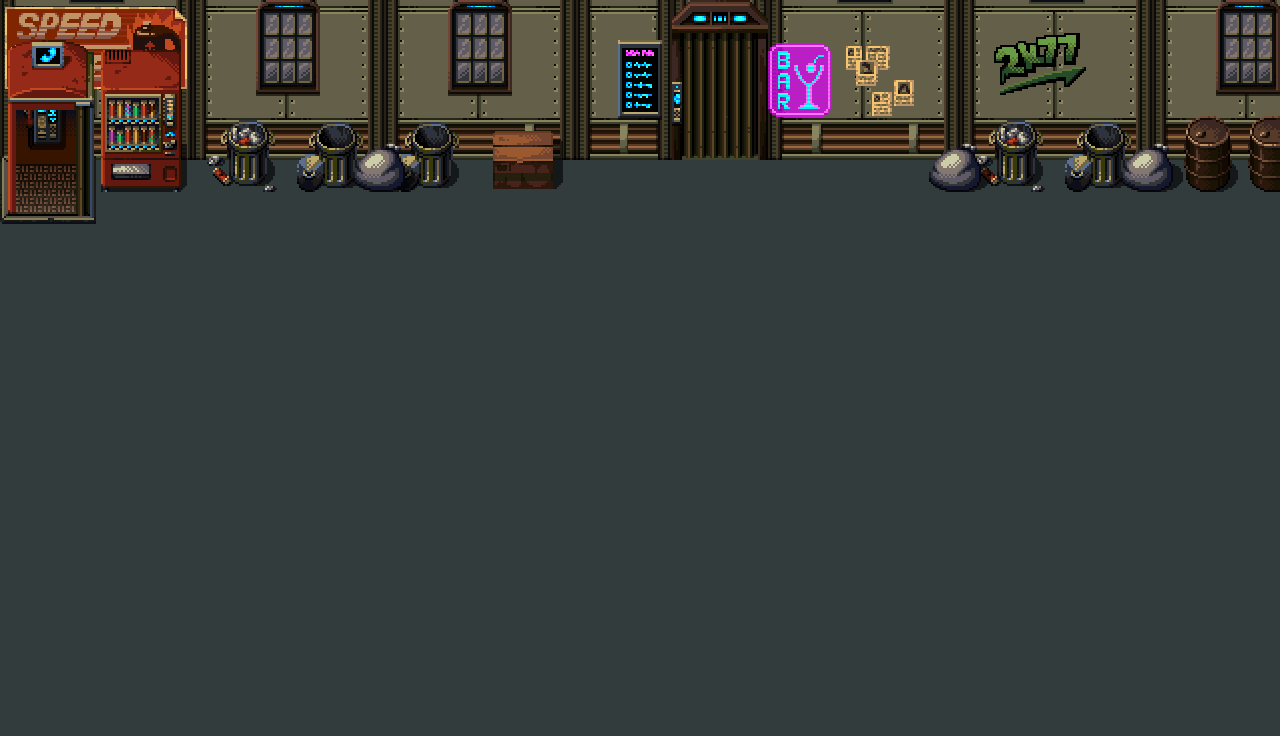

A 2D game scene composited from a Tiled map and its tileset images. What follows is a short description and the map's XML, with each tile layer's data collapsed to a summary:
An orthogonal 40x23 tile map with 32x32 px tiles, 4 tile layers (Suelo, Door_Windows_Carteles, Telefono_Maquina_Basuras, Bolsa_Basura).

<map version="1.4" tiledversion="1.4.2" orientation="orthogonal" renderorder="right-down" width="40" height="23" tilewidth="32" tileheight="32" infinite="0" nextlayerid="5" nextobjectid="1">
 <tileset firstgid="1" name="gasstation_v02_w" tilewidth="32" tileheight="32" tilecount="494" columns="26">
  <image source="prop_gasstation_v01_w.png" width="832" height="608" />
 </tileset>
 <layer id="1" name="Suelo" width="40" height="23">
  <data>[920 cells, 920 non-empty, 61 distinct tile ids]</data>
 </layer>
 <layer id="2" name="Door_Windows_Carteles" width="40" height="23">
  <data>[920 cells, 80 non-empty, 66 distinct tile ids]</data>
 </layer>
 <layer id="3" name="Telefono_Maquina_Basuras" width="40" height="23">
  <data>[920 cells, 93 non-empty, 63 distinct tile ids]</data>
 </layer>
 <layer id="4" name="Bolsa_Basura" width="40" height="23">
  <data>[920 cells, 12 non-empty, 4 distinct tile ids]</data>
 </layer>
</map>
